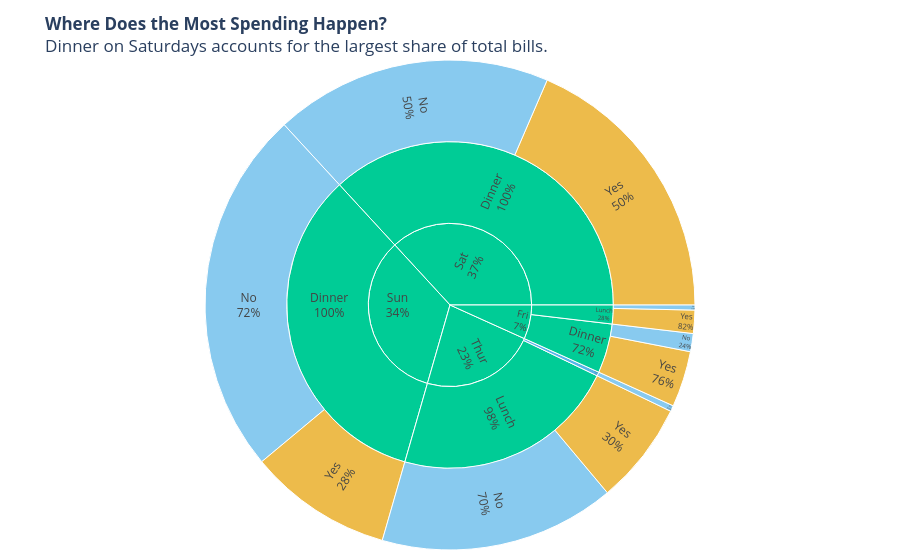

Notebook source saved alongside this figure:
### Markdown cell above
## Task 2 — Sunburst: tipping behaviour by day and meal time

**What to build:** A sunburst chart using the built-in `tips` dataset showing how **total bill amount** is distributed across day → time → smoker status.

**Requirements:**
- Load tips with `px.data.tips()`
- Aggregate **total bill** (sum of `total_bill`) per group — not count
- Hierarchy: `path=['day', 'time', 'smoker']`
- Colour encodes smoker status with a CVD-safe blue/orange palette
- Grey out parent nodes (day and time level)
- Use `percent parent` for text labels
- Insight title describing where the most spending happens

> 💡 `tips.groupby(['day', 'time', 'smoker'])['total_bill'].sum().reset_index()`

### Code cell
import plotly.express as px

# 1. Load tips dataset
df = px.data.tips()

# 2. Build the Sunburst chart with requirements
fig = px.sunburst(
    df,
    path=['day', 'time', 'smoker'],       # Hierarchy
    values='total_bill',                  # Aggregates sum of total bill automatically
    color='smoker',                       # Color encodes smoker status
    color_discrete_map={                  # CVD-safe blue/orange palette (Okabe-Ito)
        'Yes': '#E69F00',                 # Orange
        'No': '#56B4E9'                   # Sky Blue
    },
    title="<b>Where Does the Most Spending Happen?</b><br>Dinner on Saturdays accounts for the largest share of total bills."
)

# 3. Use percent parent for text labels
fig.update_traces(
    textinfo="label+percent parent",
    insidetextorientation="radial"
)

# 4. Optional: Explicitly style parent levels to be greyed out 
# Plotly colors branches based on the leaf node colors by default, 
# but we can fine-tune the layout or markers if strict greying of root/parent is needed.
fig.update_layout(
    margin=dict(t=60, l=10, r=10, b=10)
)

# Display the chart
fig.show()

### Figure 1 — Plotly figure (JSON) as saved in the notebook; plotly's stock layout.template omitted (floating-point values rounded to 4 significant figures)
{"data": [{"branchvalues": "total", "customdata": [["(?)"], ["(?)"], ["(?)"], ["(?)"], ["(?)"], ["(?)"], ["(?)"], ["(?)"], ["(?)"], ["No"], ["No"], ["No"], ["No"], ["No"], ["No"], ["No"], ["Yes"], ["Yes"], ["Yes"], ["Yes"], ["Yes"]], "domain": {"x": [0, 1], "y": [0, 1]}, "hovertemplate": "labels=%{label}<br>total_bill=%{value}<br>parent=%{parent}<br>id=%{id}<br>smoker=%{customdata[0]}<extra></extra>", "ids": ["Fri", "Sat", "Sun", "Fri/Lunch", "Fri/Dinner", "Thur/Lunch", "Sat/Dinner", "Sun/Dinner", "Thur", "Thur/Dinner", "Sun/Dinner/No", "Fri/Dinner/No", "Thur/Lunch/No", "Sat/Dinner/No", "Fri/Lunch/No", "Thur/Dinner/No", "Fri/Lunch/Yes", "Sun/Dinner/Yes", "Fri/Dinner/Yes", "Thur/Lunch/Yes", "Sat/Dinner/Yes"], "insidetextorientation": "radial", "labels": ["Fri", "Sat", "Sun", "Lunch", "Dinner", "Lunch", "Dinner", "Dinner", "Thur", "Dinner", "No", "No", "No", "No", "No", "No", "Yes", "Yes", "Yes", "Yes", "Yes"], "marker": {"colors": ["#00cc96", "#00cc96", "#00cc96", "#00cc96", "#00cc96", "#00cc96", "#00cc96", "#00cc96", "#00cc96", "#56B4E9", "#56B4E9", "#56B4E9", "#56B4E9", "#56B4E9", "#56B4E9", "#56B4E9", "#E69F00", "#E69F00", "#E69F00", "#E69F00", "#E69F00"]}, "name": "", "parents": ["", "", "", "Fri", "Fri", "Thur", "Sat", "Sun", "", "Thur", "Sun/Dinner", "Fri/Dinner", "Thur/Lunch", "Sat/Dinner", "Fri/Lunch", "Thur/Dinner", "Fri/Lunch", "Sun/Dinner", "Fri/Dinner", "Thur/Lunch", "Sat/Dinner"], "textinfo": "label+percent parent", "type": "sunburst", "values": [325.9, 1778.0, 1627.0, 89.92, 236.0, 1078.0, 1778.0, 1627.0, 1096.0, 18.78, 1169.0, 57.7, 751.3, 884.8, 15.98, 18.78, 73.94, 458.3, 178.3, 326.2, 893.6]}], "layout": {"legend": {"tracegroupgap": 0}, "margin": {"b": 10, "l": 10, "r": 10, "t": 60}, "title": {"text": "<b>Where Does the Most Spending Happen?</b><br>Dinner on Saturdays accounts for the largest share of total bills."}}}
